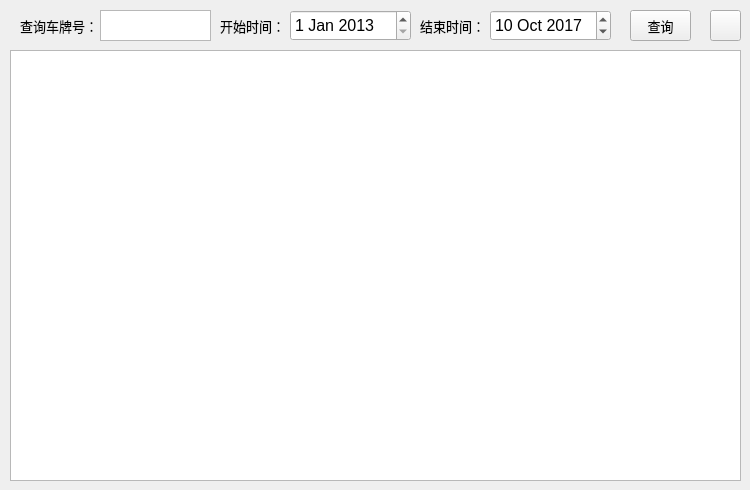
<?xml version="1.0" encoding="UTF-8"?>
<ui version="4.0">
 <class>ETCcharge</class>
 <widget class="QWidget" name="ETCcharge">
  <property name="geometry">
   <rect>
    <x>0</x>
    <y>0</y>
    <width>750</width>
    <height>490</height>
   </rect>
  </property>
  <property name="sizePolicy">
   <sizepolicy hsizetype="Fixed" vsizetype="Fixed">
    <horstretch>0</horstretch>
    <verstretch>0</verstretch>
   </sizepolicy>
  </property>
  <property name="maximumSize">
   <size>
    <width>750</width>
    <height>490</height>
   </size>
  </property>
  <property name="font">
   <font>
    <pointsize>10</pointsize>
   </font>
  </property>
  <property name="windowTitle">
   <string>ETC车辆信息管理</string>
  </property>
  <widget class="QWidget" name="widget" native="true">
   <property name="geometry">
    <rect>
     <x>10</x>
     <y>10</y>
     <width>731</width>
     <height>31</height>
    </rect>
   </property>
   <property name="font">
    <font>
     <pointsize>10</pointsize>
    </font>
   </property>
   <widget class="QLabel" name="label">
    <property name="geometry">
     <rect>
      <x>10</x>
      <y>0</y>
      <width>81</width>
      <height>31</height>
     </rect>
    </property>
    <property name="text">
     <string>查询车牌号：</string>
    </property>
   </widget>
   <widget class="QTextEdit" name="textEditCar">
    <property name="geometry">
     <rect>
      <x>90</x>
      <y>0</y>
      <width>111</width>
      <height>31</height>
     </rect>
    </property>
    <property name="font">
     <font>
      <pointsize>12</pointsize>
     </font>
    </property>
   </widget>
   <widget class="QPushButton" name="pushButtonQuery">
    <property name="geometry">
     <rect>
      <x>620</x>
      <y>0</y>
      <width>61</width>
      <height>31</height>
     </rect>
    </property>
    <property name="text">
     <string>查询</string>
    </property>
    <property name="icon">
     <iconset resource="images/myimages.qrc">
      <normaloff>:/new/imgsrc/Look.png</normaloff>:/new/imgsrc/Look.png</iconset>
    </property>
   </widget>
   <widget class="QDateEdit" name="dateEditStart">
    <property name="geometry">
     <rect>
      <x>280</x>
      <y>0</y>
      <width>121</width>
      <height>31</height>
     </rect>
    </property>
    <property name="font">
     <font>
      <pointsize>12</pointsize>
     </font>
    </property>
    <property name="dateTime">
     <datetime>
      <hour>0</hour>
      <minute>0</minute>
      <second>0</second>
      <year>2013</year>
      <month>1</month>
      <day>1</day>
     </datetime>
    </property>
    <property name="minimumDateTime">
     <datetime>
      <hour>0</hour>
      <minute>0</minute>
      <second>0</second>
      <year>2013</year>
      <month>1</month>
      <day>1</day>
     </datetime>
    </property>
   </widget>
   <widget class="QDateEdit" name="dateEditStop">
    <property name="geometry">
     <rect>
      <x>480</x>
      <y>0</y>
      <width>121</width>
      <height>31</height>
     </rect>
    </property>
    <property name="font">
     <font>
      <pointsize>12</pointsize>
     </font>
    </property>
    <property name="autoFillBackground">
     <bool>false</bool>
    </property>
    <property name="dateTime">
     <datetime>
      <hour>0</hour>
      <minute>0</minute>
      <second>0</second>
      <year>2017</year>
      <month>10</month>
      <day>10</day>
     </datetime>
    </property>
    <property name="minimumDateTime">
     <datetime>
      <hour>0</hour>
      <minute>0</minute>
      <second>0</second>
      <year>2013</year>
      <month>1</month>
      <day>1</day>
     </datetime>
    </property>
   </widget>
   <widget class="QLabel" name="label_2">
    <property name="geometry">
     <rect>
      <x>210</x>
      <y>0</y>
      <width>71</width>
      <height>31</height>
     </rect>
    </property>
    <property name="text">
     <string>开始时间：</string>
    </property>
   </widget>
   <widget class="QLabel" name="label_3">
    <property name="geometry">
     <rect>
      <x>410</x>
      <y>0</y>
      <width>71</width>
      <height>31</height>
     </rect>
    </property>
    <property name="text">
     <string>结束时间：</string>
    </property>
   </widget>
  </widget>
  <widget class="QToolButton" name="toolButton">
   <property name="geometry">
    <rect>
     <x>710</x>
     <y>10</y>
     <width>31</width>
     <height>31</height>
    </rect>
   </property>
   <property name="toolTip">
    <string>刷新内容</string>
   </property>
   <property name="text">
    <string/>
   </property>
   <property name="icon">
    <iconset resource="images/myimages.qrc">
     <normaloff>:/new/imgsrc/re.png</normaloff>:/new/imgsrc/re.png</iconset>
   </property>
  </widget>
  <widget class="QWidget" name="widget_2" native="true">
   <property name="geometry">
    <rect>
     <x>10</x>
     <y>50</y>
     <width>731</width>
     <height>431</height>
    </rect>
   </property>
   <widget class="QTableView" name="tableView">
    <property name="geometry">
     <rect>
      <x>0</x>
      <y>0</y>
      <width>731</width>
      <height>431</height>
     </rect>
    </property>
   </widget>
  </widget>
 </widget>
 <resources>
  <include location="images/myimages.qrc"/>
 </resources>
 <connections/>
</ui>
